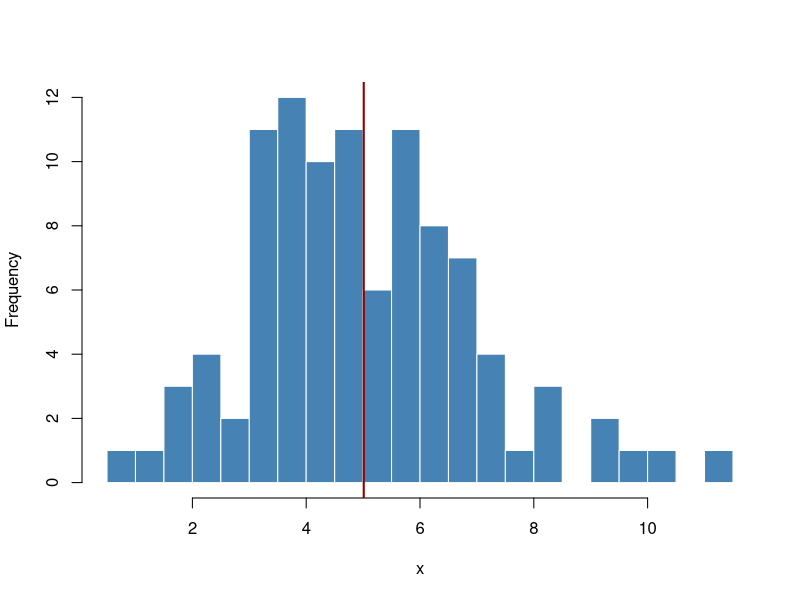

Reproduce this figure in R.
## ---- chunk 1
knitr::opts_chunk$set(
  echo    = TRUE,    # show your code (graders will read it)
  message = FALSE,   # hide package start-up noise
  warning = FALSE,   # hide warnings (be careful — sometimes warnings matter!)
  fig.width = 6,
  fig.height = 4
)
## ---- chunk 2
x <- rnorm(100, mean = 5, sd = 2)
mean(x)
sd(x)
## ---- chunk 3
hist(x, breaks = 15, col = "steelblue", border = "white",
     main = "", xlab = "x")
abline(v = mean(x), col = "darkred", lwd = 2)
## ---- chunk 4
# Simulate a small Poisson regression
set.seed(2026)
n <- 80
x <- rnorm(n)
mu <- exp(0.5 + 0.4 * x)
y <- rpois(n, mu)

# Fit and summarize
fit <- glm(y ~ x, family = poisson)
coef(fit)
exp(coef(fit))            # multiplicative effect of a 1-unit increase in x
